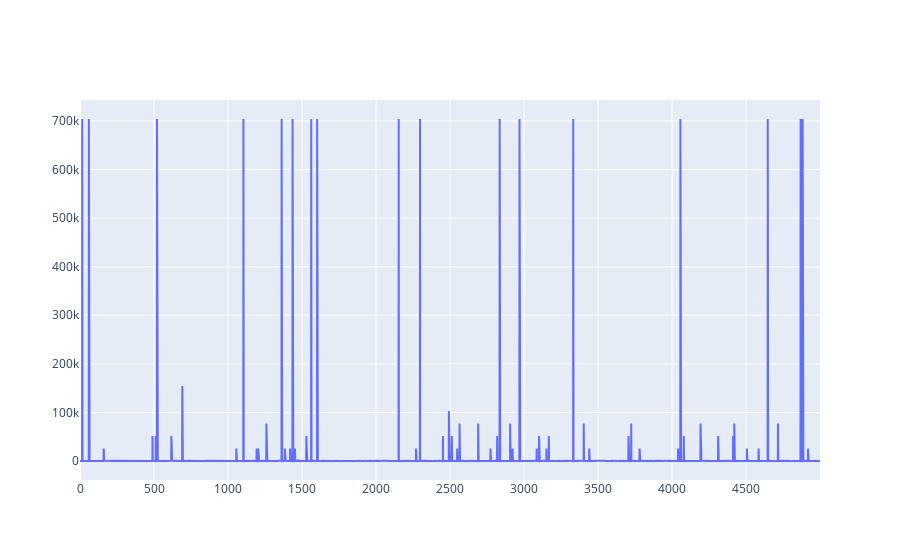

The notebook cell this image was saved under:
### Code cell
import plotly.graph_objs as go

trace = go.Scatter(
   x = df_data.index,
   y = df_data["order_amount"])

go.Figure(data=[trace])

### Figure 1 — Plotly figure (JSON) as saved in the notebook; plotly's stock layout.template omitted (floating-point values rounded to 4 significant figures; data arrays with more than 128 entries replaced by an {"elided": "..."} marker saying what was removed)
{"data": [{"type": "scatter", "x": {"elided": "5000 int values"}, "y": {"elided": "5000 int values"}}], "layout": {}}
